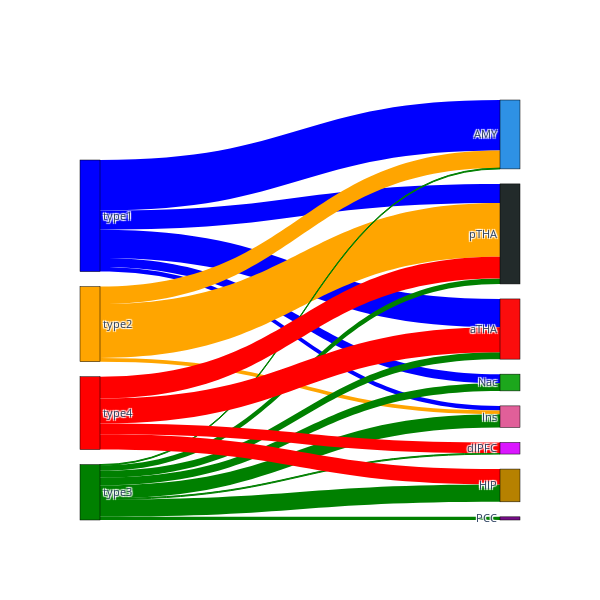

The code cell stored with this chart in its notebook:
### Code cell
import plotly.graph_objects as go
import pandas as pd
import plotly.express as px

# Assuming df_importance is already loaded

# Explicitly order the types
types_ordered = ["type1", "type2", "type3", "type4"]  # Enforce desired type order
brois_ordered = df_importance['bROI'].unique().tolist()  # Keep bROIs in natural order
labels_ordered = types_ordered + brois_ordered  # Combined label list

# Map source and target indices based on ordered labels
df_importance['source'] = df_importance['type'].apply(lambda x: types_ordered.index(x))
df_importance['target'] = df_importance['bROI'].apply(lambda x: len(types_ordered) + brois_ordered.index(x))

# Define y positions to control vertical placement (types at y=1, bROIs at y=0)
type_y_positions = [1] * len(types_ordered)  # High y for types
broi_y_positions = [0] * len(brois_ordered)  # Low y for bROIs
node_y_positions = type_y_positions + broi_y_positions  # Combine

# Define x positions to control horizontal placement (types at x=0, bROIs at x=1)
node_x_positions = [0] * len(types_ordered) + [1] * len(brois_ordered)

# Define link colors based on type
link_colors = df_importance['type'].map({
    "type1": "blue",
    "type2": "orange",
    "type3": "green",
    "type4": "red"
})

# Use a different color palette (Viridis) for the target (bROI) nodes
target_colors = px.colors.qualitative.Dark24
# Ensure that the number of colors matches the number of bROIs
target_colors = target_colors[:len(brois_ordered)]

# Create Sankey diagram
fig = go.Figure(go.Sankey(
    node=dict(
        pad=15,
        thickness=20,
        line=dict(color="black", width=0.5),
        label=labels_ordered,
        color=["blue", "orange", "green", "red"] + target_colors,  # Color for types and unique bROIs
        x=node_x_positions,  # Control x position
        y=node_y_positions,  # Control y position for vertical placement
    ),
    link=dict(
        source=df_importance['source'],
        target=df_importance['target'],
        value=df_importance['Importance Mean'],
        color=link_colors.tolist(),  # Link colors based on source (type)
    )
))

# Update layout to control node arrangement and figure size
fig.update_layout(
    #title_text="Sankey Diagram",
    font_size=fontsize,
    xaxis=dict(showgrid=False, zeroline=False),  # Hide gridlines for x-axis
    yaxis=dict(showgrid=False, zeroline=False),  # Hide gridlines for y-axis
    width=600,  # 12 inches in pixels (at 100 DPI)
    height=600,  # 6 inches in pixels (at 100 DPI)
)
#fig.write_image("sankey_diagram_with_target_colors.png", scale=3) 
# Show the figure (no saving)
fig.show()

### Figure 1 — Plotly figure (JSON) as saved in the notebook; plotly's stock layout.template omitted (floating-point values rounded to 4 significant figures)
{"data": [{"link": {"color": ["blue", "blue", "blue", "blue", "blue", "blue", "orange", "orange", "orange", "orange", "orange", "orange", "orange", "green", "green", "green", "green", "green", "green", "green", "green", "red", "red", "red", "red", "red", "red"], "source": [0, 0, 0, 0, 0, 0, 1, 1, 1, 1, 1, 1, 1, 2, 2, 2, 2, 2, 2, 2, 2, 3, 3, 3, 3, 3, 3], "target": [4, 5, 6, 7, 8, 9, 4, 10, 5, 11, 8, 12, 9, 4, 10, 5, 6, 11, 7, 8, 9, 4, 10, 6, 7, 8, 9], "value": [0.3544, 0.03174, 0.06432, 0.1981, -0.01056, 0.1335, 0.1225, -0.0811, 0.0264, -0.126, -0.1528, -0.07368, 0.3776, 0.005972, 0.1215, 0.09295, 0.05302, 0.02226, 0.04832, 0.006556, 0.03785, -0.04603, 0.1081, -0.02677, 0.1754, 0.07477, 0.1521]}, "node": {"color": ["blue", "orange", "green", "red", "#2E91E5", "#E15F99", "#1CA71C", "#FB0D0D", "#DA16FF", "#222A2A", "#B68100", "#750D86", "#EB663B"], "label": ["type1", "type2", "type3", "type4", "AMY", "Ins", "Nac", "aTHA", "dlPFC", "pTHA", "HIP", "PCC", "mPFC"], "line": {"color": "black", "width": 0.5}, "pad": 15, "thickness": 20, "x": [0, 0, 0, 0, 1, 1, 1, 1, 1, 1, 1, 1, 1], "y": [1, 1, 1, 1, 0, 0, 0, 0, 0, 0, 0, 0, 0]}, "type": "sankey"}], "layout": {"font": {"size": 11}, "height": 600, "width": 600, "xaxis": {"showgrid": false, "zeroline": false}, "yaxis": {"showgrid": false, "zeroline": false}}}
